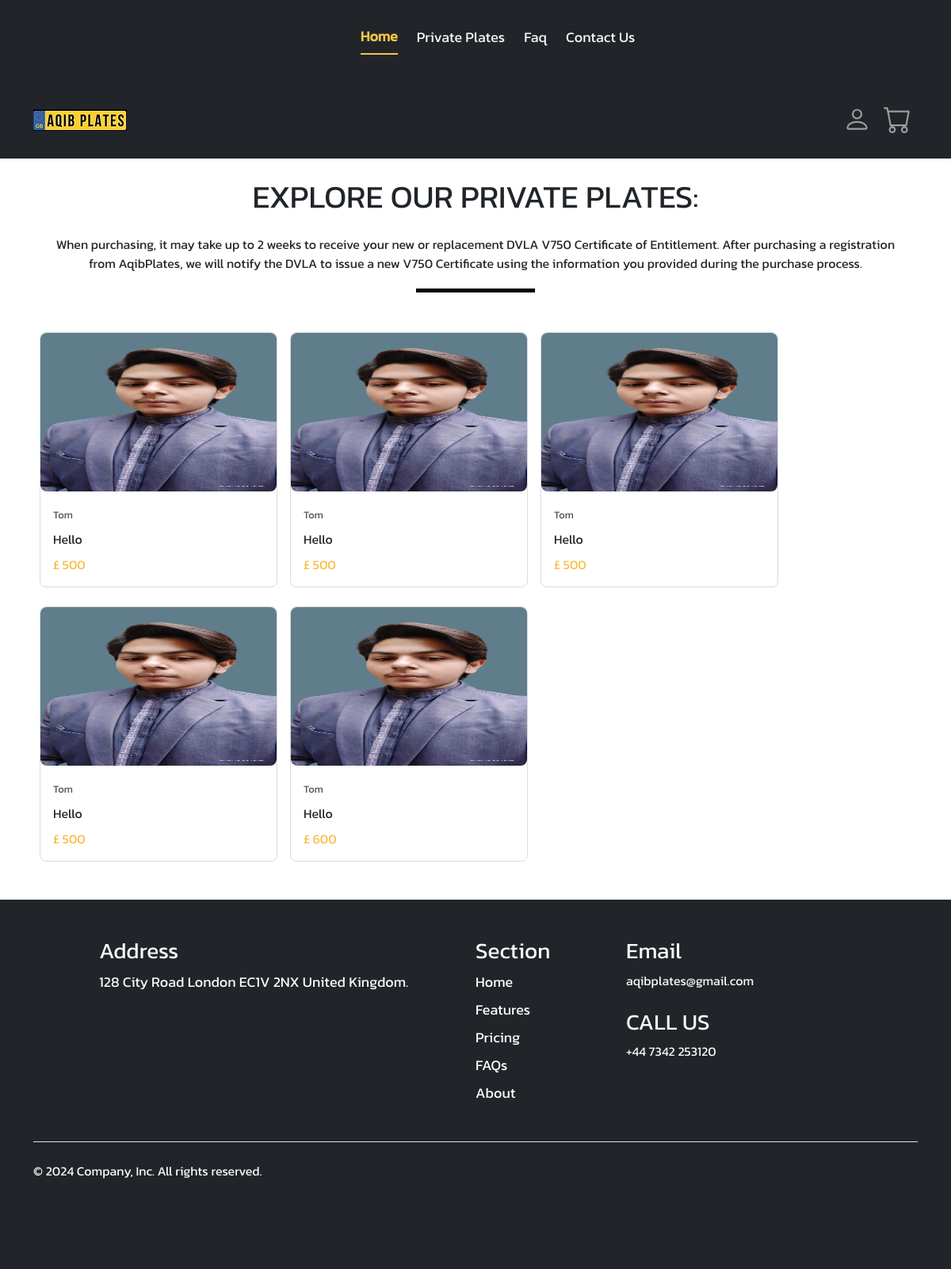
The page /aqib-plaltes/private-plate/explore on the database its author committed.
### core_control/models.py (models this page shows)
class Product(models.Model):
    images = models.ManyToManyField(ProductImages, db_index=True, default=None)
    product_slug = models.SlugField(db_index=True, default="")
    title = models.CharField(max_length=100, db_index=True, default="")
    product_description = models.TextField(db_index=True, default="")
    Date_created = models.DateField(auto_now_add = True)
    orignal_price = models.PositiveIntegerField(db_index=True, default=0)
    tax_price = models.PositiveIntegerField(db_index=True, default=0, null=True)
    delivery_price = models.PositiveIntegerField(db_index=True, default=0, null=True)
    tag = models.CharField(max_length=50, default="")
    stock_quantity = models.PositiveIntegerField(db_index=True, default=1, null=True)
    published = models.BooleanField(default=True)

class ProductImages(models.Model):
    image = models.ImageField(upload_to='product/images', db_index=True, default=None)

### core_control/views.py (the view)
# urls.py: path('private-plate/explore', Private_Plate.as_view(), name="Explore"),
class Private_Plate(TemplateView):
    template_name = 'core_control/private-plates.html'
    model = Product.objects.all()
    def get(self, request):
        data={
            "product":self.model
        }
        return render(request, self.template_name, data)

### core_control/templates/core_control/private-plates.html (shortened to what this page needs)
{% extends "core_control/base/base.html" %}
{% load static %}
{% block optionalcssl %}
<link rel="stylesheet" href="{% static 'css/crousals.css' %}">
{% endblock optionalcssl %}
{% block content %}
    <div class="container">
        <h1 class="text-center mt-4">EXPLORE OUR PRIVATE PLATES:</h1>
        <p class="text-center mt-4 ps-4 pe-4">When purchasing, it may take up to 2 weeks to receive your new or
            replacement DVLA V750 Certificate of Entitlement. After purchasing a registration from AqibPlates, we will
            notify the DVLA to issue a new V750 Certificate using the information you provided during the purchase
            process.</p>
        <div class="divider-faq"></div>
        <div class="container-fluid mb-5">
            <div class="row row-cols-1 row-cols-md-3 g-4">
                {% for p in product %}
                <div class="col product-item ms-2 me-2 rounded-3" id="product-{{ p.id }}">
                    <div class="product-img">
                        {% if p.images.exists %}
                        <img src="{{ p.images.first.image.url }}" alt="image"
                            style="height: 200px; width: 300px; object-fit: fill;" class="rounded-3 img-fluid d-block mx-auto">
                        {% else %}
                        <img src="/path/to/placeholder/image.jpg" alt="Placeholder Image"
                            class="img-fluid d-block mx-auto">
                        {% endif %}
                    </div>
                    <div class="product-info p-3">
                        <span class="product-type">{{ p.tag }}</span>
                        <a href="/aqib-plaltes/private-plate/number-plate/{{ p.product_slug }}" class="d-block text-dark text-decoration-none py-2 product-name">{{ p.title }}</a>
                        <span class="product-price">£ {{ p.orignal_price }}</span>
                    </div>
                </div>
               {% endfor %}
            </div>
        </div>
    </div>
    {% endblock content %}

### core_control/static/css/crousals.css (style rules this page uses)
.product-item { border: 1px solid rgb(219, 219, 219); }
.product-img { position: relative; overflow: hidden; }
.product-type { font-size: 13px; opacity: 0.8; }
.product-name { transition: all 0.3s ease-in-out; }
.product-price { color: #fcb941; }
.product-item { width: 300px; }

### core_control/static/css/style.css (style rules this page uses)
* { margin: 0px 0px; padding: 0px 0px; box-sizing: border-box; font-family: Kanit, sans-serif; }
.divider-faq { display: block; margin: auto; width: 150px; height: 5px; background-color: black; margin-top: 20px; margin-bottom: 50px; }

### rows shown on the page
Product: images.first.image (picture), tag "Tom", title "Hello", orignal_price "500"
Product: images.first.image (picture), tag "Tom", title "Hello", orignal_price "500"
Product: images.first.image (picture), tag "Tom", title "Hello", orignal_price "500"
Product: images.first.image (picture), tag "Tom", title "Hello", orignal_price "500"
Product: images.first.image (picture), tag "Tom", title "Hello", orignal_price "600"
